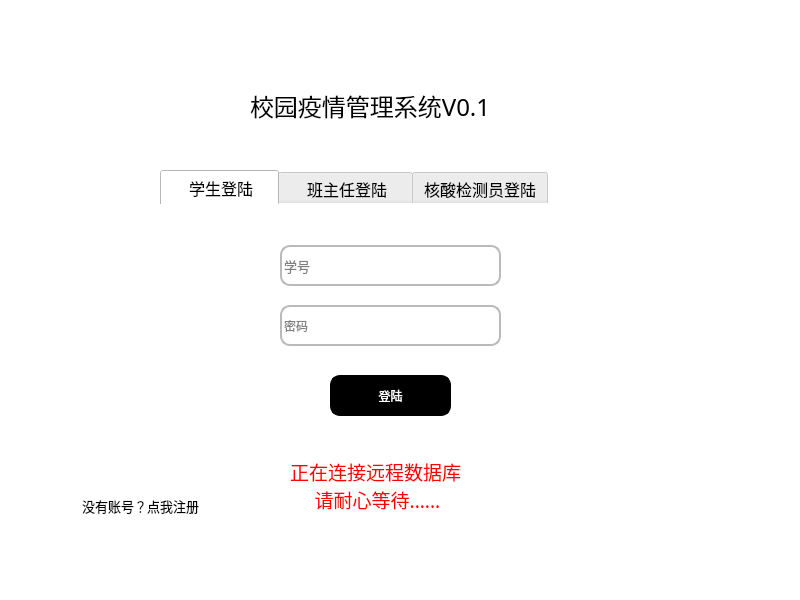
<?xml version="1.0" encoding="UTF-8"?>
<ui version="4.0">
 <class>MainWindow_login</class>
 <widget class="QMainWindow" name="MainWindow_login">
  <property name="geometry">
   <rect>
    <x>0</x>
    <y>0</y>
    <width>800</width>
    <height>600</height>
   </rect>
  </property>
  <property name="windowTitle">
   <string>校园疫情管理系统V0.1</string>
  </property>
  <property name="styleSheet">
   <string notr="true">background-color:rgb(255, 255, 255)</string>
  </property>
  <property name="iconSize">
   <size>
    <width>800</width>
    <height>600</height>
   </size>
  </property>
  <widget class="QWidget" name="centralwidget">
   <widget class="QPushButton" name="signup">
    <property name="geometry">
     <rect>
      <x>50</x>
      <y>490</y>
      <width>181</width>
      <height>31</height>
     </rect>
    </property>
    <property name="font">
     <font>
      <family>微软雅黑</family>
      <pointsize>10</pointsize>
      <weight>50</weight>
      <italic>false</italic>
      <bold>false</bold>
     </font>
    </property>
    <property name="styleSheet">
     <string notr="true">QPushButton{
	font: 10pt &quot;微软雅黑&quot;;
	color: rgb(0, 0, 0);
	border: none;
	border-radius:10px
}
QPushButton:hover{
	color:rgb(0, 170, 255)
}
QPushButton:pressed{
	padding-top:5px;
	padding-left:5px
}
</string>
    </property>
    <property name="text">
     <string>没有账号？点我注册</string>
    </property>
   </widget>
   <widget class="QLabel" name="label">
    <property name="geometry">
     <rect>
      <x>250</x>
      <y>50</y>
      <width>321</width>
      <height>111</height>
     </rect>
    </property>
    <property name="font">
     <font>
      <family>华文行楷</family>
      <pointsize>18</pointsize>
      <weight>50</weight>
      <italic>false</italic>
      <bold>false</bold>
     </font>
    </property>
    <property name="styleSheet">
     <string notr="true">font: 18pt &quot;华文行楷&quot;;</string>
    </property>
    <property name="text">
     <string>校园疫情管理系统V0.1</string>
    </property>
   </widget>
   <widget class="QTabWidget" name="tabWidget">
    <property name="geometry">
     <rect>
      <x>160</x>
      <y>170</y>
      <width>491</width>
      <height>251</height>
     </rect>
    </property>
    <property name="font">
     <font>
      <family>微软雅黑</family>
      <pointsize>12</pointsize>
     </font>
    </property>
    <property name="styleSheet">
     <string notr="true">
QTabWidget::pane{
	border:none;
}</string>
    </property>
    <property name="currentIndex">
     <number>0</number>
    </property>
    <widget class="QWidget" name="student">
     <attribute name="title">
      <string>    学生登陆   </string>
     </attribute>
     <widget class="QLineEdit" name="username_lineEdit">
      <property name="geometry">
       <rect>
        <x>120</x>
        <y>40</y>
        <width>221</width>
        <height>41</height>
       </rect>
      </property>
      <property name="font">
       <font>
        <family>微软雅黑</family>
        <pointsize>10</pointsize>
        <weight>50</weight>
        <italic>false</italic>
        <bold>false</bold>
        <strikeout>false</strikeout>
       </font>
      </property>
      <property name="styleSheet">
       <string notr="true">border:2px solid rgb(186,186,186);
font: 10pt &quot;微软雅黑&quot;;
border-radius:10px
</string>
      </property>
      <property name="text">
       <string/>
      </property>
      <property name="placeholderText">
       <string>学号</string>
      </property>
     </widget>
     <widget class="QLineEdit" name="password_lineEdit">
      <property name="geometry">
       <rect>
        <x>120</x>
        <y>100</y>
        <width>221</width>
        <height>41</height>
       </rect>
      </property>
      <property name="styleSheet">
       <string notr="true">border:2px solid rgb(186,186,186);
font: 10pt &quot;微软雅黑&quot;;
border-radius:10px
</string>
      </property>
      <property name="echoMode">
       <enum>QLineEdit::Password</enum>
      </property>
      <property name="placeholderText">
       <string>密码</string>
      </property>
     </widget>
     <widget class="QPushButton" name="login_stu">
      <property name="geometry">
       <rect>
        <x>170</x>
        <y>170</y>
        <width>121</width>
        <height>41</height>
       </rect>
      </property>
      <property name="styleSheet">
       <string notr="true">QPushButton{
	font: 12pt &quot;微软雅黑&quot;;
	
	background-color: rgb(0, 0, 0);
	color: rgb(255, 255, 255);
	border: 3px solid rgb(0,0,0);
	border-radius:10px
}
QPushButton:hover{
	
	color: rgb(0, 0, 0);
	background-color: rgb(255, 255, 255);
}
QPushButton:pressed{
	padding-top:5px;
	padding-left:5px
}
</string>
      </property>
      <property name="text">
       <string>登陆</string>
      </property>
     </widget>
    </widget>
    <widget class="QWidget" name="teacher">
     <attribute name="title">
      <string>    班主任登陆   </string>
     </attribute>
     <widget class="QLineEdit" name="username_lineEdit_2">
      <property name="geometry">
       <rect>
        <x>120</x>
        <y>40</y>
        <width>221</width>
        <height>41</height>
       </rect>
      </property>
      <property name="font">
       <font>
        <family>微软雅黑</family>
        <pointsize>10</pointsize>
        <weight>50</weight>
        <italic>false</italic>
        <bold>false</bold>
        <strikeout>false</strikeout>
       </font>
      </property>
      <property name="styleSheet">
       <string notr="true">border:2px solid rgb(186,186,186);
font: 10pt &quot;微软雅黑&quot;;
border-radius:10px
</string>
      </property>
      <property name="text">
       <string/>
      </property>
      <property name="placeholderText">
       <string>工号</string>
      </property>
     </widget>
     <widget class="QLineEdit" name="password_lineEdit_2">
      <property name="geometry">
       <rect>
        <x>120</x>
        <y>100</y>
        <width>221</width>
        <height>41</height>
       </rect>
      </property>
      <property name="styleSheet">
       <string notr="true">border:2px solid rgb(186,186,186);
font: 10pt &quot;微软雅黑&quot;;
border-radius:10px
</string>
      </property>
      <property name="echoMode">
       <enum>QLineEdit::Password</enum>
      </property>
      <property name="placeholderText">
       <string>密码</string>
      </property>
     </widget>
     <widget class="QPushButton" name="login_tea">
      <property name="geometry">
       <rect>
        <x>170</x>
        <y>170</y>
        <width>121</width>
        <height>41</height>
       </rect>
      </property>
      <property name="styleSheet">
       <string notr="true">QPushButton{
	font: 12pt &quot;微软雅黑&quot;;
	
	background-color: rgb(0, 0, 0);
	color: rgb(255, 255, 255);
	border: 3px solid rgb(0,0,0);
	border-radius:10px
}
QPushButton:hover{
	
	color: rgb(0, 0, 0);
	background-color: rgb(255, 255, 255);
}
QPushButton:pressed{
	padding-top:5px;
	padding-left:5px
}
</string>
      </property>
      <property name="text">
       <string>登陆</string>
      </property>
     </widget>
    </widget>
    <widget class="QWidget" name="tab">
     <attribute name="title">
      <string>核酸检测员登陆</string>
     </attribute>
     <widget class="QLineEdit" name="username_lineEdit_3">
      <property name="geometry">
       <rect>
        <x>120</x>
        <y>40</y>
        <width>221</width>
        <height>41</height>
       </rect>
      </property>
      <property name="font">
       <font>
        <family>微软雅黑</family>
        <pointsize>10</pointsize>
        <weight>50</weight>
        <italic>false</italic>
        <bold>false</bold>
        <strikeout>false</strikeout>
       </font>
      </property>
      <property name="styleSheet">
       <string notr="true">border:2px solid rgb(186,186,186);
font: 10pt &quot;微软雅黑&quot;;
border-radius:10px
</string>
      </property>
      <property name="text">
       <string/>
      </property>
      <property name="placeholderText">
       <string>工号</string>
      </property>
     </widget>
     <widget class="QLineEdit" name="password_lineEdit_3">
      <property name="geometry">
       <rect>
        <x>120</x>
        <y>100</y>
        <width>221</width>
        <height>41</height>
       </rect>
      </property>
      <property name="styleSheet">
       <string notr="true">border:2px solid rgb(186,186,186);
font: 10pt &quot;微软雅黑&quot;;
border-radius:10px
</string>
      </property>
      <property name="echoMode">
       <enum>QLineEdit::Password</enum>
      </property>
      <property name="placeholderText">
       <string>密码</string>
      </property>
     </widget>
     <widget class="QPushButton" name="login_tea_2">
      <property name="geometry">
       <rect>
        <x>170</x>
        <y>170</y>
        <width>121</width>
        <height>41</height>
       </rect>
      </property>
      <property name="styleSheet">
       <string notr="true">QPushButton{
	font: 12pt &quot;微软雅黑&quot;;
	
	background-color: rgb(0, 0, 0);
	color: rgb(255, 255, 255);
	border: 3px solid rgb(0,0,0);
	border-radius:10px
}
QPushButton:hover{
	
	color: rgb(0, 0, 0);
	background-color: rgb(255, 255, 255);
}
QPushButton:pressed{
	padding-top:5px;
	padding-left:5px
}
</string>
      </property>
      <property name="text">
       <string>登陆</string>
      </property>
     </widget>
    </widget>
   </widget>
   <widget class="QLabel" name="label_2">
    <property name="geometry">
     <rect>
      <x>290</x>
      <y>440</y>
      <width>281</width>
      <height>91</height>
     </rect>
    </property>
    <property name="font">
     <font>
      <family>微软雅黑</family>
      <pointsize>14</pointsize>
     </font>
    </property>
    <property name="styleSheet">
     <string notr="true">color: rgb(255, 0, 0);</string>
    </property>
    <property name="text">
     <string>正在连接远程数据库
     请耐心等待......</string>
    </property>
   </widget>
  </widget>
 </widget>
 <resources/>
 <connections/>
</ui>
